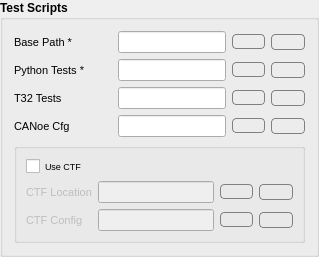
       <widget class="QGroupBox" name="scripts_groupbox">
        <property name="enabled">
         <bool>true</bool>
        </property>
        <property name="sizePolicy">
         <sizepolicy hsizetype="Expanding" vsizetype="Preferred">
          <horstretch>0</horstretch>
          <verstretch>0</verstretch>
         </sizepolicy>
        </property>
        <property name="font">
         <font>
          <pointsize>9</pointsize>
          <weight>75</weight>
          <bold>true</bold>
         </font>
        </property>
        <property name="inputMethodHints">
         <set>Qt::ImhDigitsOnly</set>
        </property>
        <property name="title">
         <string>Test Scripts</string>
        </property>
        <property name="checkable">
         <bool>false</bool>
        </property>
        <layout class="QGridLayout" name="gridLayout_2">
         <item row="0" column="0">
          <widget class="QLabel" name="basepath_label">
           <property name="font">
            <font>
             <pointsize>8</pointsize>
             <weight>50</weight>
             <bold>false</bold>
            </font>
           </property>
           <property name="toolTip">
            <string>&lt;html&gt;&lt;head/&gt;&lt;body&gt;&lt;p&gt;Location where you want to create or place your test scripts.&lt;/p&gt;&lt;/body&gt;&lt;/html&gt;</string>
           </property>
           <property name="text">
            <string>Base Path *             </string>
           </property>
          </widget>
         </item>
         <item row="0" column="1">
          <widget class="QLineEdit" name="basepath_lineedit">
           <property name="font">
            <font>
             <pointsize>8</pointsize>
             <weight>75</weight>
             <bold>true</bold>
            </font>
           </property>
           <property name="toolTip">
            <string>&lt;html&gt;&lt;head/&gt;&lt;body&gt;&lt;p&gt;Location where you want to create or place all your test cases scripts (python, cmm, capl) or your own python modules.&lt;/p&gt;&lt;/body&gt;&lt;/html&gt;</string>
           </property>
           <property name="text">
            <string/>
           </property>
           <property name="readOnly">
            <bool>true</bool>
           </property>
          </widget>
         </item>
         <item row="0" column="2">
          <widget class="QPushButton" name="basepath_pushbutton">
           <property name="maximumSize">
            <size>
             <width>16777199</width>
             <height>16777215</height>
            </size>
           </property>
           <property name="sizeIncrement">
            <size>
             <width>0</width>
             <height>0</height>
            </size>
           </property>
           <property name="font">
            <font>
             <pointsize>8</pointsize>
             <weight>50</weight>
             <bold>false</bold>
             <strikeout>false</strikeout>
             <kerning>false</kerning>
            </font>
           </property>
           <property name="toolTip">
            <string>&lt;html&gt;&lt;head/&gt;&lt;body&gt;&lt;p&gt;Location where you want to create or place all your test cases scripts (python, cmm, capl) or your own python modules.&lt;/p&gt;&lt;/body&gt;&lt;/html&gt;</string>
           </property>
           <property name="autoFillBackground">
            <bool>false</bool>
           </property>
           <property name="styleSheet">
            <string notr="true">border: 1px solid grey;
border-radius: 4;</string>
           </property>
           <property name="text">
            <string/>
           </property>
           <property name="iconSize">
            <size>
             <width>20</width>
             <height>20</height>
            </size>
           </property>
           <property name="checkable">
            <bool>false</bool>
           </property>
           <property name="autoDefault">
            <bool>true</bool>
           </property>
           <property name="default">
            <bool>false</bool>
           </property>
           <property name="flat">
            <bool>false</bool>
           </property>
          </widget>
         </item>
         <item row="0" column="3">
          <widget class="QPushButton" name="base_loc_clear_button">
           <property name="toolTip">
            <string>&lt;html&gt;&lt;head/&gt;&lt;body&gt;&lt;p&gt;clear&lt;/p&gt;&lt;/body&gt;&lt;/html&gt;</string>
           </property>
           <property name="styleSheet">
            <string notr="true">border: 1px solid grey;
border-radius: 4;</string>
           </property>
           <property name="text">
            <string/>
           </property>
          </widget>
         </item>
         <item row="1" column="0">
          <widget class="QLabel" name="ptftests_label">
           <property name="font">
            <font>
             <pointsize>8</pointsize>
             <weight>50</weight>
             <bold>false</bold>
            </font>
           </property>
           <property name="toolTip">
            <string>&lt;html&gt;&lt;head/&gt;&lt;body&gt;&lt;p&gt;Location where you create ConTest specific test files&lt;/p&gt;&lt;p&gt;It should be under Base Location else error will occur.&lt;/p&gt;&lt;/body&gt;&lt;/html&gt;</string>
           </property>
           <property name="text">
            <string>Python Tests *</string>
           </property>
          </widget>
         </item>
         <item row="1" column="1">
          <widget class="QLineEdit" name="ptftests_lineedit">
           <property name="font">
            <font>
             <pointsize>8</pointsize>
             <weight>50</weight>
             <bold>false</bold>
            </font>
           </property>
           <property name="toolTip">
            <string>&lt;html&gt;&lt;head/&gt;&lt;body&gt;&lt;p&gt;Location where you will create Python test scripts having test cases written according to ConTest specific guidelines.&lt;/p&gt;&lt;p&gt;It should be under &lt;span style=&quot; font-weight:600;&quot;&gt;Base Location&lt;/span&gt; else error will occur.&lt;/p&gt;&lt;/body&gt;&lt;/html&gt;</string>
           </property>
           <property name="readOnly">
            <bool>true</bool>
           </property>
          </widget>
         </item>
         <item row="1" column="2">
          <widget class="QPushButton" name="python_tests_pushbutton">
           <property name="font">
            <font>
             <pointsize>8</pointsize>
             <weight>50</weight>
             <bold>false</bold>
            </font>
           </property>
           <property name="toolTip">
            <string>&lt;html&gt;&lt;head/&gt;&lt;body&gt;&lt;p&gt;Location where you will create Python test scripts having test cases written according to ConTest specific guidelines.&lt;/p&gt;&lt;p&gt;It should be under &lt;span style=&quot; font-weight:600;&quot;&gt;Base Location&lt;/span&gt; else error will occur.&lt;/p&gt;&lt;/body&gt;&lt;/html&gt;</string>
           </property>
           <property name="styleSheet">
            <string notr="true">border: 1px solid grey;
border-radius: 4;</string>
           </property>
           <property name="text">
            <string/>
           </property>
          </widget>
         </item>
         <item row="1" column="3">
          <widget class="QPushButton" name="python_test_clear_button">
           <property name="toolTip">
            <string>&lt;html&gt;&lt;head/&gt;&lt;body&gt;&lt;p&gt;clear&lt;/p&gt;&lt;/body&gt;&lt;/html&gt;</string>
           </property>
           <property name="styleSheet">
            <string notr="true">border: 1px solid grey;
border-radius: 4;</string>
           </property>
           <property name="text">
            <string/>
           </property>
          </widget>
         </item>
         <item row="2" column="0">
          <widget class="QLabel" name="cmmtests_label">
           <property name="font">
            <font>
             <pointsize>8</pointsize>
             <weight>50</weight>
             <bold>false</bold>
            </font>
           </property>
           <property name="toolTip">
            <string>&lt;html&gt;&lt;head/&gt;&lt;body&gt;&lt;p&gt;Location where you create ConTest specific CMM test files&lt;/p&gt;&lt;p&gt;It should be under Base Location else error will occur.&lt;/p&gt;&lt;/body&gt;&lt;/html&gt;</string>
           </property>
           <property name="text">
            <string>T32 Tests</string>
           </property>
          </widget>
         </item>
         <item row="2" column="1">
          <widget class="QLineEdit" name="cmmtests_lineedit">
           <property name="font">
            <font>
             <pointsize>8</pointsize>
             <weight>50</weight>
             <bold>false</bold>
            </font>
           </property>
           <property name="toolTip">
            <string>&lt;html&gt;&lt;head/&gt;&lt;body&gt;&lt;p&gt;Location where you create CMM test files with ConTest specific guidelines.&lt;/p&gt;&lt;p&gt;It should be under &lt;span style=&quot; font-weight:600;&quot;&gt;Base Location&lt;/span&gt; else error will occur.&lt;/p&gt;&lt;/body&gt;&lt;/html&gt;</string>
           </property>
           <property name="readOnly">
            <bool>true</bool>
           </property>
          </widget>
         </item>
         <item row="2" column="2">
          <widget class="QPushButton" name="cmmtests_pushbutton">
           <property name="font">
            <font>
             <pointsize>8</pointsize>
             <weight>50</weight>
             <bold>false</bold>
            </font>
           </property>
           <property name="toolTip">
            <string>&lt;html&gt;&lt;head/&gt;&lt;body&gt;&lt;p&gt;Location where you create CMM test files with ConTest specific guidelines.&lt;/p&gt;&lt;p&gt;It should be under &lt;span style=&quot; font-weight:600;&quot;&gt;Base Location&lt;/span&gt; else error will occur.&lt;/p&gt;&lt;/body&gt;&lt;/html&gt;</string>
           </property>
           <property name="styleSheet">
            <string notr="true">border: 1px solid grey;
border-radius: 4;</string>
           </property>
           <property name="text">
            <string/>
           </property>
          </widget>
         </item>
         <item row="2" column="3">
          <widget class="QPushButton" name="cmm_test_clear_button">
           <property name="toolTip">
            <string>&lt;html&gt;&lt;head/&gt;&lt;body&gt;&lt;p&gt;clear&lt;/p&gt;&lt;/body&gt;&lt;/html&gt;</string>
           </property>
           <property name="styleSheet">
            <string notr="true">border: 1px solid grey;
border-radius: 4;</string>
           </property>
           <property name="text">
            <string/>
           </property>
          </widget>
         </item>
         <item row="3" column="0">
          <widget class="QLabel" name="canoe_cfg_label">
           <property name="font">
            <font>
             <pointsize>8</pointsize>
             <weight>50</weight>
             <bold>false</bold>
            </font>
           </property>
           <property name="toolTip">
            <string>&lt;html&gt;&lt;head/&gt;&lt;body&gt;&lt;p&gt;CANoe cfg path whose test modules shall be displayed for selection on GUI&lt;/p&gt;&lt;p&gt;It should be under &lt;span style=&quot; font-weight:600;&quot;&gt;Base Location&lt;/span&gt; else error will occur.&lt;/p&gt;&lt;/body&gt;&lt;/html&gt;</string>
           </property>
           <property name="text">
            <string>CANoe Cfg</string>
           </property>
          </widget>
         </item>
         <item row="3" column="1">
          <widget class="QLineEdit" name="canoe_cfg_linedit">
           <property name="font">
            <font>
             <pointsize>8</pointsize>
             <weight>50</weight>
             <bold>false</bold>
            </font>
           </property>
           <property name="toolTip">
            <string>&lt;html&gt;&lt;head/&gt;&lt;body&gt;&lt;p&gt;CANoe cfg path whose test modules shall be displayed for selection on GUI&lt;/p&gt;&lt;p&gt;It should be under &lt;span style=&quot; font-weight:600;&quot;&gt;Base Location&lt;/span&gt; else error will occur.&lt;/p&gt;&lt;/body&gt;&lt;/html&gt;</string>
           </property>
           <property name="readOnly">
            <bool>true</bool>
           </property>
          </widget>
         </item>
         <item row="3" column="2">
          <widget class="QPushButton" name="canoe_cfg_pushbutton">
           <property name="font">
            <font>
             <pointsize>8</pointsize>
             <weight>50</weight>
             <bold>false</bold>
            </font>
           </property>
           <property name="toolTip">
            <string>&lt;html&gt;&lt;head/&gt;&lt;body&gt;&lt;p&gt;Select CANoe cfg path whose test modules shall be displayed for selection on GUI&lt;/p&gt;&lt;p&gt;It should be under &lt;span style=&quot; font-weight:600;&quot;&gt;Base Location&lt;/span&gt; else error will occur.&lt;/p&gt;&lt;/body&gt;&lt;/html&gt;</string>
           </property>
           <property name="styleSheet">
            <string notr="true">border: 1px solid grey;
border-radius: 4;</string>
           </property>
           <property name="text">
            <string/>
           </property>
          </widget>
         </item>
         <item row="3" column="3">
          <widget class="QPushButton" name="canoe_cfg_clear_button">
           <property name="toolTip">
            <string>&lt;html&gt;&lt;head/&gt;&lt;body&gt;&lt;p&gt;clear&lt;/p&gt;&lt;/body&gt;&lt;/html&gt;</string>
           </property>
           <property name="styleSheet">
            <string notr="true">border: 1px solid grey;
border-radius: 4;</string>
           </property>
           <property name="text">
            <string/>
           </property>
          </widget>
         </item>
         <item row="4" column="0" colspan="4">
          <widget class="QGroupBox" name="groupBox">
           <property name="title">
            <string/>
           </property>
           <layout class="QGridLayout" name="gridLayout">
            <item row="2" column="0">
             <widget class="QLabel" name="cte_cfg_label">
              <property name="enabled">
               <bool>false</bool>
              </property>
              <property name="font">
               <font>
                <pointsize>8</pointsize>
                <weight>50</weight>
                <bold>false</bold>
               </font>
              </property>
              <property name="toolTip">
               <string>&lt;html&gt;&lt;head/&gt;&lt;body&gt;&lt;p&gt;CTF cfg file (.ini) location e.g. Cfg_ExtTools.ini&lt;/p&gt;&lt;p&gt;NOTE: Please check if CANoe cfg given above is the one given in CTF cfg file&lt;/p&gt;&lt;p&gt;It should be under &lt;span style=&quot; font-weight:600;&quot;&gt;Base Location&lt;/span&gt; else error will occur.&lt;/p&gt;&lt;/body&gt;&lt;/html&gt;</string>
              </property>
              <property name="text">
               <string>CTF Config</string>
              </property>
             </widget>
            </item>
            <item row="0" column="0">
             <widget class="QCheckBox" name="use_cte_checkbox">
              <property name="font">
               <font>
                <pointsize>7</pointsize>
                <weight>50</weight>
                <bold>false</bold>
               </font>
              </property>
              <property name="toolTip">
               <string>&lt;html&gt;&lt;head/&gt;&lt;body&gt;&lt;p&gt;click if you want to use CTF which generates CAPL test modules and adds it automatically into your given CANoe cfg.&lt;/p&gt;&lt;p&gt;NOTE: Please check if CANoe cfg given above is the one in which CAPL modules shall be added.&lt;/p&gt;&lt;/body&gt;&lt;/html&gt;</string>
              </property>
              <property name="text">
               <string>Use CTF</string>
              </property>
             </widget>
            </item>
            <item row="1" column="0">
             <widget class="QLabel" name="cte_location_label">
              <property name="enabled">
               <bool>false</bool>
              </property>
              <property name="font">
               <font>
                <pointsize>8</pointsize>
                <weight>50</weight>
                <bold>false</bold>
               </font>
              </property>
              <property name="toolTip">
               <string>&lt;html&gt;&lt;head/&gt;&lt;body&gt;&lt;p&gt;CTF Zip file location. The zip file could be one of the following which adds CAPL test modules in CANoe cfg:&lt;/p&gt;&lt;p&gt;--&amp;gt; xml_Testmodul_Parser.zip (IMS CTF Version)&lt;/p&gt;&lt;p&gt;--&amp;gt; TestModuleGenerator.zip (GitHub CTF Version)&lt;/p&gt;&lt;p&gt;It should be under &lt;span style=&quot; font-weight:600;&quot;&gt;Base Location&lt;/span&gt; else error will occur.&lt;/p&gt;&lt;/body&gt;&lt;/html&gt;</string>
              </property>
              <property name="text">
               <string>CTF Location</string>
              </property>
             </widget>
            </item>
            <item row="2" column="1">
             <widget class="QLineEdit" name="cte_cfg_lineedit">
              <property name="enabled">
               <bool>false</bool>
              </property>
              <property name="font">
               <font>
                <pointsize>8</pointsize>
                <weight>50</weight>
                <bold>false</bold>
               </font>
              </property>
              <property name="toolTip">
               <string>&lt;html&gt;&lt;head/&gt;&lt;body&gt;&lt;p&gt;CTF cfg file (.ini) location e.g. Cfg_ExtTools.ini&lt;/p&gt;&lt;p&gt;NOTE: Please check if CANoe cfg given above is the one given in CTF cfg file&lt;/p&gt;&lt;p&gt;It should be under &lt;span style=&quot; font-weight:600;&quot;&gt;Base Location&lt;/span&gt; else error will occur.&lt;/p&gt;&lt;/body&gt;&lt;/html&gt;</string>
              </property>
              <property name="readOnly">
               <bool>true</bool>
              </property>
             </widget>
            </item>
            <item row="1" column="1">
             <widget class="QLineEdit" name="cte_zip_lineedit">
              <property name="enabled">
               <bool>false</bool>
              </property>
              <property name="font">
               <font>
                <pointsize>8</pointsize>
                <weight>50</weight>
                <bold>false</bold>
               </font>
              </property>
              <property name="toolTip">
               <string>&lt;html&gt;&lt;head/&gt;&lt;body&gt;&lt;p&gt;CTF Zip file location. The zip file could be one of the following which adds CAPL test modules in CANoe cfg:&lt;/p&gt;&lt;p&gt;--&amp;gt; xml_Testmodul_Parser.zip (IMS CTF Version)&lt;/p&gt;&lt;p&gt;--&amp;gt; TestModuleGenerator.zip (GitHub CTF Version)&lt;/p&gt;&lt;p&gt;It should be under &lt;span style=&quot; font-weight:600;&quot;&gt;Base Location&lt;/span&gt; else error will occur.&lt;/p&gt;&lt;/body&gt;&lt;/html&gt;</string>
              </property>
              <property name="readOnly">
               <bool>true</bool>
              </property>
             </widget>
            </item>
            <item row="2" column="8">
             <widget class="QPushButton" name="cte_cfg_pushbutton">
              <property name="enabled">
               <bool>false</bool>
              </property>
              <property name="font">
               <font>
                <pointsize>8</pointsize>
                <weight>50</weight>
                <bold>false</bold>
               </font>
              </property>
              <property name="toolTip">
               <string>&lt;html&gt;&lt;head/&gt;&lt;body&gt;&lt;p&gt;CTF cfg file (.ini) location e.g. Cfg_ExtTools.ini&lt;/p&gt;&lt;p&gt;NOTE: Please check if CANoe cfg given above is the one given in CTF cfg file&lt;/p&gt;&lt;p&gt;It should be under &lt;span style=&quot; font-weight:600;&quot;&gt;Base Location&lt;/span&gt; else error will occur.&lt;/p&gt;&lt;/body&gt;&lt;/html&gt;</string>
              </property>
              <property name="styleSheet">
               <string notr="true">border: 1px solid grey;
border-radius: 4;</string>
              </property>
              <property name="text">
               <string/>
              </property>
             </widget>
            </item>
            <item row="1" column="8">
             <widget class="QPushButton" name="cte_location_pushbutton">
              <property name="enabled">
               <bool>false</bool>
              </property>
              <property name="font">
               <font>
                <pointsize>8</pointsize>
                <weight>50</weight>
                <bold>false</bold>
               </font>
              </property>
              <property name="toolTip">
               <string>&lt;html&gt;&lt;head/&gt;&lt;body&gt;&lt;p&gt;CTF Zip file location. The zip file could be one of the following which adds CAPL test modules in CANoe cfg:&lt;/p&gt;&lt;p&gt;--&amp;gt; xml_Testmodul_Parser.zip (IMS CTF Version)&lt;/p&gt;&lt;p&gt;--&amp;gt; TestModuleGenerator.zip (GitHub CTF Version)&lt;/p&gt;&lt;p&gt;It should be under &lt;span style=&quot; font-weight:600;&quot;&gt;Base Location&lt;/span&gt; else error will occur.&lt;/p&gt;&lt;/body&gt;&lt;/html&gt;</string>
              </property>
              <property name="styleSheet">
               <string notr="true">border: 1px solid grey;
border-radius: 4;</string>
              </property>
              <property name="text">
               <string/>
              </property>
             </widget>
            </item>
            <item row="1" column="10">
             <widget class="QPushButton" name="cte_exe_clear_button">
              <property name="enabled">
               <bool>false</bool>
              </property>
              <property name="toolTip">
               <string>&lt;html&gt;&lt;head/&gt;&lt;body&gt;&lt;p&gt;clear&lt;/p&gt;&lt;/body&gt;&lt;/html&gt;</string>
              </property>
              <property name="styleSheet">
               <string notr="true">border: 1px solid grey;
border-radius: 4;</string>
              </property>
              <property name="text">
               <string/>
              </property>
             </widget>
            </item>
            <item row="2" column="10">
             <widget class="QPushButton" name="cte_cfg_clear_button">
              <property name="enabled">
               <bool>false</bool>
              </property>
              <property name="toolTip">
               <string>&lt;html&gt;&lt;head/&gt;&lt;body&gt;&lt;p&gt;clear&lt;/p&gt;&lt;/body&gt;&lt;/html&gt;</string>
              </property>
              <property name="styleSheet">
               <string notr="true">border: 1px solid grey;
border-radius: 4;</string>
              </property>
              <property name="text">
               <string/>
              </property>
             </widget>
            </item>
           </layout>
          </widget>
         </item>
        </layout>
       </widget>
